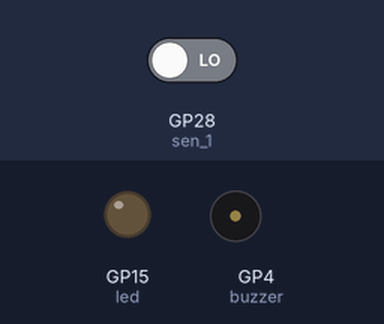
A program run on a simulated Raspberry Pi Pico running MicroPython. Parts: output pins drawn as LEDs (lit = HIGH), buzzer (waves = sounding, pin HIGH). Inputs (shaded band) come from the test bench; at power-on: GP28 (sen_1) LOW. What the program prints to the serial console is not drawn.

Above: at 11.2 s.
11.3 s: GP28 (sen_1) driven HIGH
At 12.8 s:
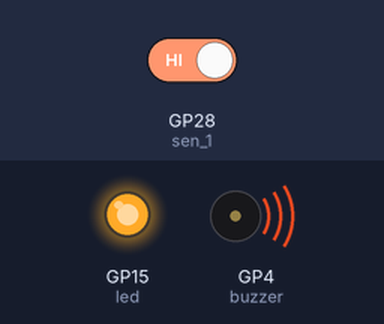
13.1 s: GP28 (sen_1) driven LOW
At 13.7 s:
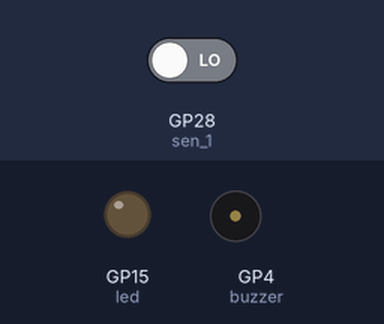
Timing chart, 0 to 16.1 s (numbered marks = the images above; inputs shaded):
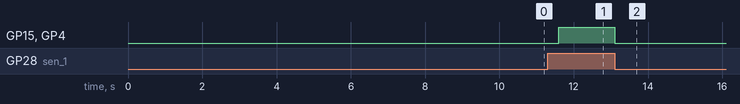

Measured:
- after the input at 11.3 s, GP15 (led), GP4 (buzzer): LOW → HIGH after 0.30 s
- after the input at 13.1 s, GP15 (led), GP4 (buzzer): HIGH → LOW at once

The program:

pir_sensor.py
```python
from machine import I2C, Pin
from time import sleep

led = Pin(15, Pin.OUT)
sen_1 = Pin(28,Pin.IN)
buzzer = Pin(4, Pin.OUT)
led.value(0)
buzzer.value(0)
sleep(10)
print("LISTO")
cont = 0
def detected_motion():
    led.value(1)
    buzzer.value(1)
    sleep(0.2)
    return "Objeto detectado"
while True:

    if sen_1.value():
        cont = cont + 1
        #print("Objeto detectado: " + str(cont))

        #for i in range(20):
        led.value(1)
        buzzer.value(1)
        #sleep(0.1)
    else:
        led.value(0)
        buzzer.value(0)

        sleep(0.4)

'''
while True:
    if sen_1.value():
    #if sen_1.value():
        #cont = cont + 1
        #print("Objeto detectado: " + str(cont))

        #for i in range(20):
        led.value(1)
        buzzer.value(1)
        sleep(0.5)

    elif sen_1.value() == 0:
        led.value(0)
        buzzer.value(0)
        #sleep(1)

 '''

 
```
